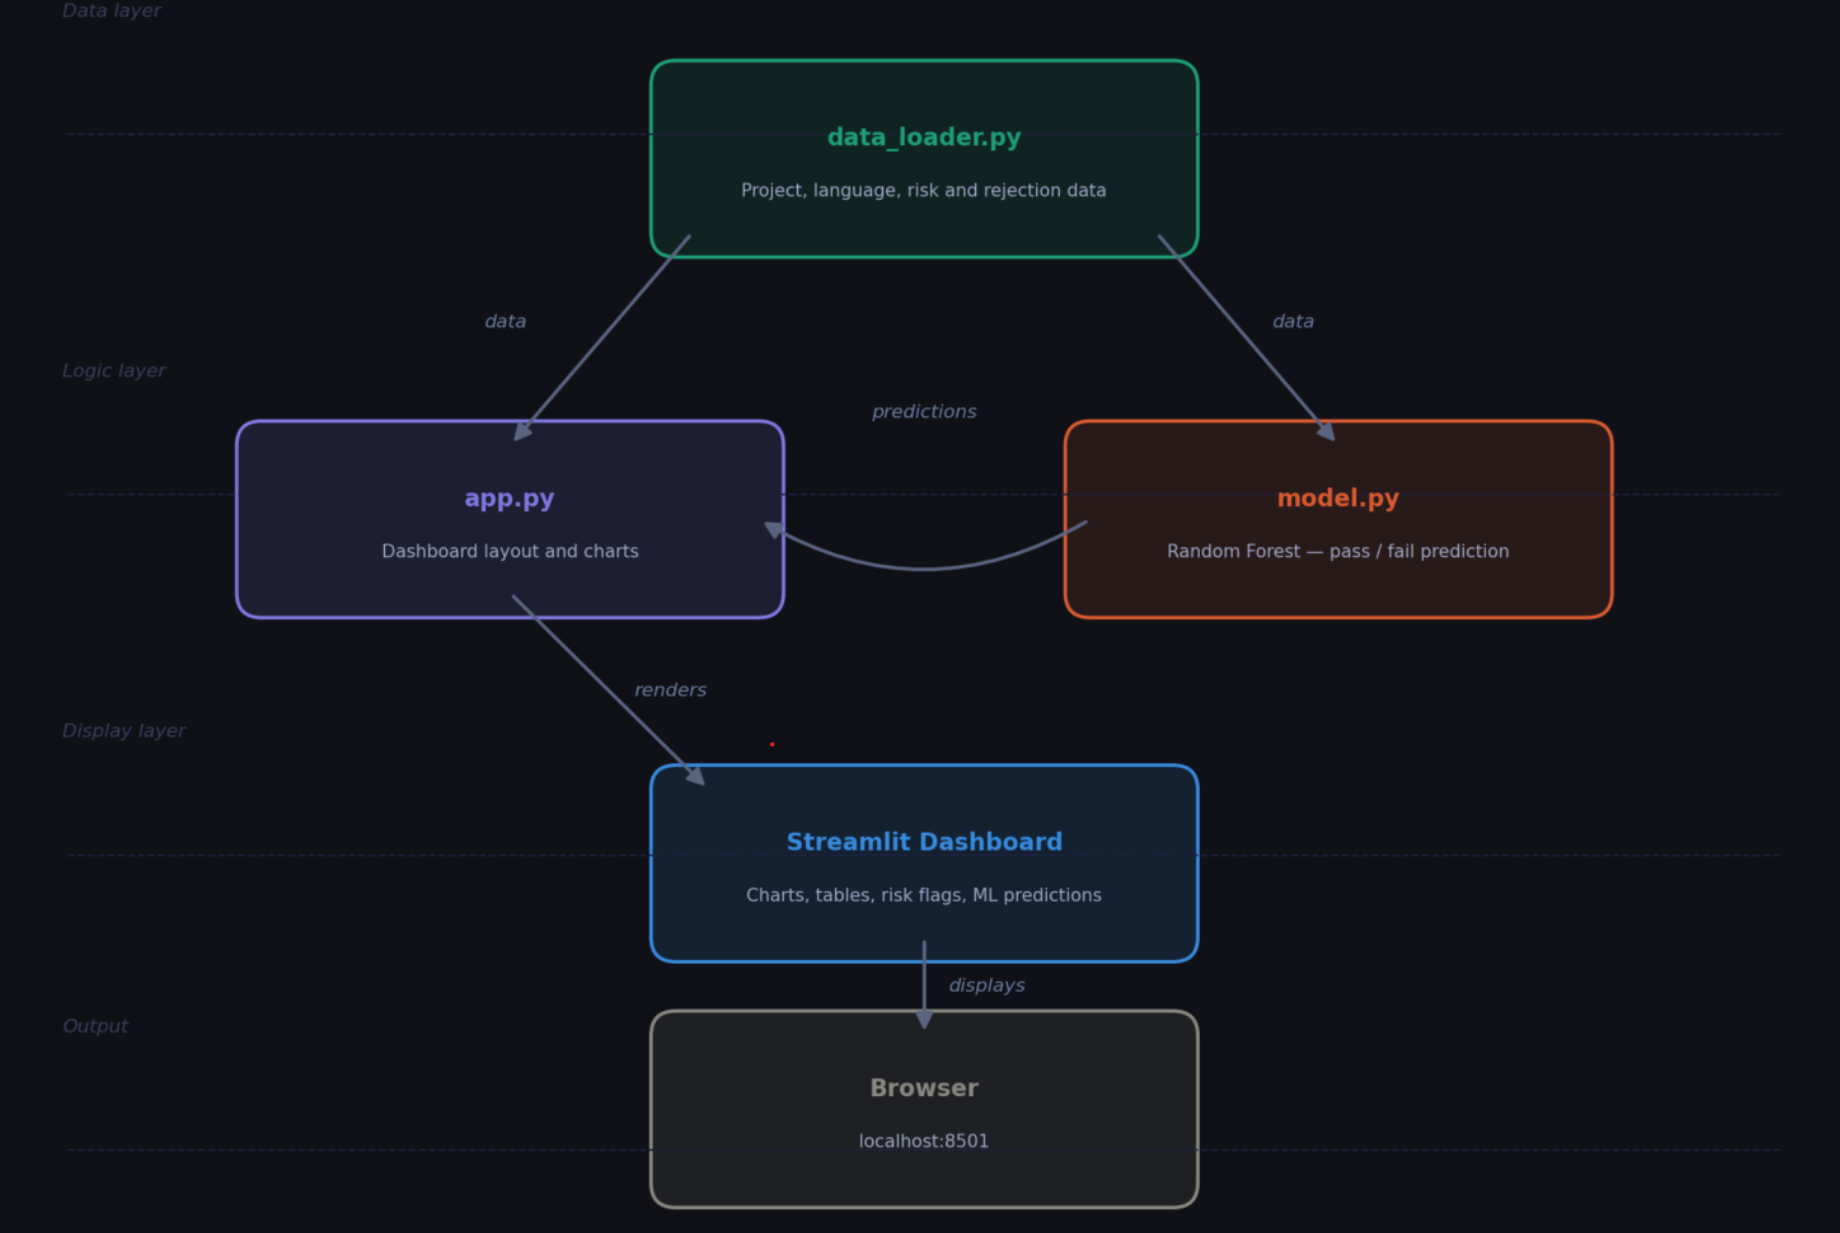

The script that drew this image:
"""
architecture.py
===============
Author: Bhumii Shah

Generates a clean architecture diagram showing how
the three main components of the Audio QA Dashboard
connect and pass data to each other.
"""

import matplotlib.pyplot as plt
import matplotlib.patches as mpatches
from matplotlib.patches import FancyArrowPatch


def get_architecture_diagram():
    """
    Draws the architecture diagram using matplotlib.
    Returns a matplotlib figure object that Streamlit
    can display with st.pyplot()
    """

    fig, ax = plt.subplots(figsize=(11, 8))
    fig.patch.set_facecolor("#0f1117")
    ax.set_facecolor("#0f1117")
    ax.set_xlim(0, 11)
    ax.set_ylim(0, 8)
    ax.axis("off")

    # ─────────────────────────────────────────────
    # HELPER: Draw a box
    # ─────────────────────────────────────────────
    def draw_box(x, y, title, subtitle, colour):
        box = mpatches.FancyBboxPatch(
            (x - 1.5, y - 0.45),
            3.0, 0.9,
            boxstyle="round,pad=0.15",
            linewidth=1.5,
            edgecolor=colour,
            facecolor=colour + "22",
        )
        ax.add_patch(box)
        ax.text(x, y + 0.12, title,
                ha="center", va="center",
                fontsize=10, fontweight="bold",
                color=colour)
        ax.text(x, y - 0.2, subtitle,
                ha="center", va="center",
                fontsize=7.5, color="#9ea8c6")

    # ─────────────────────────────────────────────
    # HELPER: Draw a clean arrow with label BESIDE it
    # ─────────────────────────────────────────────
    def draw_arrow(x1, y1, x2, y2, label="", label_offset=(0.2, 0)):
        ax.annotate(
            "",
            xy=(x2, y2),
            xytext=(x1, y1),
            arrowprops=dict(
                arrowstyle="-|>",
                color="#5a6380",
                lw=1.5,
                mutation_scale=15,
                connectionstyle="arc3,rad=0.0",
            )
        )
        if label:
            mx = (x1 + x2) / 2 + label_offset[0]
            my = (y1 + y2) / 2 + label_offset[1]
            ax.text(mx, my, label,
                    fontsize=8, color="#6c7aa0",
                    ha="left", va="center",
                    style="italic",
                    bbox=dict(
                        facecolor="#0f1117",
                        edgecolor="none",
                        pad=2,
                    ))

    # ─────────────────────────────────────────────
    # HELPER: Draw layer label and divider line
    # ─────────────────────────────────────────────
    def draw_layer(y, label):
        ax.text(0.3, y, label,
                fontsize=8, color="#3a3f5c",
                ha="left", va="center",
                style="italic")
        ax.axhline(y=y - 0.75,
                   xmin=0.03, xmax=0.97,
                   color="#1e2140",
                   linewidth=0.8,
                   linestyle="--")

    # ─────────────────────────────────────────────
    # LAYER DIVIDERS
    # ─────────────────────────────────────────────
    draw_layer(7.4, "Data layer")
    draw_layer(5.2, "Logic layer")
    draw_layer(3.0, "Display layer")
    draw_layer(1.2, "Output")

    # ─────────────────────────────────────────────
    # BOXES
    # ─────────────────────────────────────────────

    # data_loader.py — top centre
    draw_box(5.5, 6.5,
             "data_loader.py",
             "Project, language, risk and rejection data",
             "#1D9E75")

    # app.py — middle left
    draw_box(3.0, 4.3,
             "app.py",
             "Dashboard layout and charts",
             "#7F77DD")

    # model.py — middle right
    draw_box(8.0, 4.3,
             "model.py",
             "Random Forest — pass / fail prediction",
             "#D85A30")

    # Streamlit Dashboard — lower centre
    draw_box(5.5, 2.2,
             "Streamlit Dashboard",
             "Charts, tables, risk flags, ML predictions",
             "#378ADD")

    # Browser — bottom
    draw_box(5.5, 0.7,
             "Browser",
             "localhost:8501",
             "#888780")

   # ─────────────────────────────────────────────
    # ARROWS
    # Coordinates go from box edge to box edge
    # ─────────────────────────────────────────────

    # data_loader (bottom left edge) → app.py (top edge)
    draw_arrow(4.1, 6.05, 3.0, 4.75,
               label="data",
               label_offset=(-0.7, 0.1))

    # data_loader (bottom right edge) → model.py (top edge)
    draw_arrow(6.9, 6.05, 8.0, 4.75,
               label="data",
               label_offset=(0.15, 0.1))

    # model.py (left edge) → app.py (right edge) — curved
    ax.annotate(
        "",
        xy=(4.5, 4.3),
        xytext=(6.5, 4.3),
        arrowprops=dict(
            arrowstyle="-|>",
            color="#5a6380",
            lw=1.5,
            mutation_scale=15,
            connectionstyle="arc3,rad=-0.3",
        )
    )
    # Label above the curve
    ax.text(5.5, 4.95, "predictions",
            fontsize=8, color="#6c7aa0",
            ha="center", va="center",
            style="italic",
            bbox=dict(facecolor="#0f1117", edgecolor="none", pad=2))

    # app.py (bottom edge) → Streamlit (top left edge)
    draw_arrow(3.0, 3.85, 4.2, 2.65,
               label="renders",
               label_offset=(0.15, 0.0))

    # Streamlit (bottom edge) → Browser (top edge)
    draw_arrow(5.5, 1.75, 5.5, 1.15,
               label="displays",
               label_offset=(0.15, 0.0))

    # ─────────────────────────────────────────────
    # TITLE
    # ─────────────────────────────────────────────
    ax.text(5.5, 7.7,
            "Project Architecture — Audio QA Dashboard",
            ha="center", va="center",
            fontsize=13, fontweight="bold",
            color="#c8d0f0")

    plt.tight_layout()
    return fig
